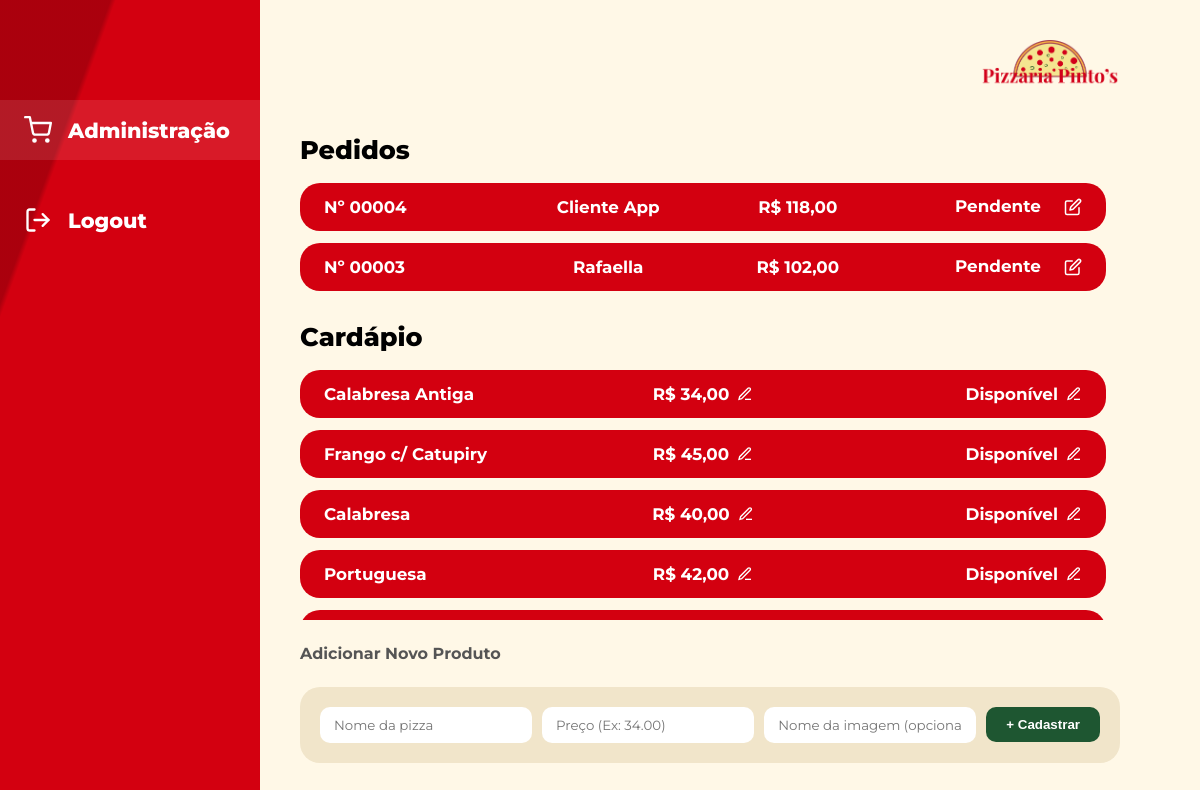
The page /admin on the database its author committed.
### models.py (models this page shows)
class Pedido(db.Model):
    __tablename__ = "pedidos"
    id = db.Column(db.Integer, primary_key=True)
    nome_cliente = db.Column(db.String(100), nullable=False)
    total = db.Column(db.Float, nullable=False)
    status = db.Column(db.String(50), default="pendente")
    data = db.Column(db.DateTime, default=datetime.utcnow)

class Produto(db.Model): #cardápio
    __tablename__ = "produtos"
    id = db.Column(db.Integer, primary_key=True)
    nome = db.Column(db.String(100), nullable=False)
    descricao = db.Column(db.String(255))
    preco = db.Column(db.Float, nullable=False)
    imagem = db.Column(db.String(255))

### app.py (the view)
@app.route('/admin')
def admin():
    produtos = Produto.query.all()
    pedidos = Pedido.query.filter(Pedido.status != "entregue").order_by(Pedido.data.desc()).all()
    return render_template('admin.html', produtos=produtos, pedidos=pedidos)

### templates/admin.html (shortened to what this page needs)
<!DOCTYPE html>
<html lang="pt-BR">
<head>
    <link rel="stylesheet" href="{{ url_for('static', filename='css/admin.css') }}">
</head>
<body>
    <nav class="sidebar">
        <a href="/admin" class="menu-item active">
            <svg viewBox="0 0 24 24" fill="none" stroke="currentColor" stroke-width="2" stroke-linecap="round" stroke-linejoin="round">
                <circle cx="9" cy="21" r="1"></circle><circle cx="20" cy="21" r="1"></circle><path d="M1 1h4l2.68 13.39a2 2 0 0 0 2 1.61h9.72a2 2 0 0 0 2-1.61L23 6H6"></path>
            </svg>
            Administração
        </a>
        <a href="/" class="menu-item">
            <svg viewBox="0 0 24 24" fill="none" stroke="currentColor" stroke-width="2" stroke-linecap="round" stroke-linejoin="round">
                <path d="M9 21H5a2 2 0 0 1-2-2V5a2 2 0 0 1 2-2h4"></path><polyline points="16 17 21 12 16 7"></polyline><line x1="21" y1="12" x2="9" y2="12"></line>
            </svg>
            Logout
        </a>
    </nav>
    <main class="main-content">
        <div class="top-bar">
            <img class="logo-pequena" src="{{ url_for('static', filename='img/logo.pizza.png') }}" alt="Logo Pizzaria">
        </div>
        <section class="secao">
            <h2>Pedidos</h2>
            <div class="lista-scroll">
                {% for pedido in pedidos %}
                <div class="admin-card">
                    <div class="card-col">Nº {{ "%05d"|format(pedido.id) }}</div>
                    <div class="card-col col-center">{{ pedido.nome_cliente }}</div>
                    <div class="card-col col-center">R$ {{ "%.2f"|format(pedido.total)|replace('.', ',') }}</div>
                    <div class="card-col col-right">
                        <form action="/admin/pedido/{{ pedido.id }}/status" method="POST" class="form-inline">
                            <select name="status" onchange="this.form.submit()">
                                <option value="pendente" {% if pedido.status == 'pendente' %}selected{% endif %}>Pendente</option>
                            </select>
                            <button type="submit" class="icon-edit">
                                <svg width="18" height="18" viewBox="0 0 24 24" fill="none" stroke="currentColor" stroke-width="2" stroke-linecap="round" stroke-linejoin="round"><path d="M11 4H4a2 2 0 0 0-2 2v14a2 2 0 0 0 2 2h14a2 2 0 0 0 2-2v-7"></path><path d="M18.5 2.5a2.121 2.121 0 0 1 3 3L12 15l-4 1 1-4 9.5-9.5z"></path></svg>
                            </button>
                        </form>
                    </div>
                </div>
                {% else %}
                <p style="color: #666; font-style: italic;">Nenhum pedido pendente.</p>
                {% endfor %}
            </div>
        </section>
        <section class="secao">
            <h2>Cardápio</h2>
            <div class="lista-scroll">
                {% for produto in produtos %}
                <div class="admin-card">
                    <div class="card-col">{{ produto.nome }}</div>
                    <div class="card-col col-center">
                        R$ {{ "%.2f"|format(produto.preco)|replace('.', ',') }}
                        <span class="icon-edit" style="margin-left: 8px;">
                            <svg width="16" height="16" viewBox="0 0 24 24" fill="none" stroke="currentColor" stroke-width="2"><path d="M12 20h9"></path><path d="M16.5 3.5a2.121 2.121 0 0 1 3 3L7 19l-4 1 1-4L16.5 3.5z"></path></svg>
                        </span>
                    </div>
                    <div class="card-col col-right">
                        Disponível
                        <span class="icon-edit">
                            <svg width="16" height="16" viewBox="0 0 24 24" fill="none" stroke="currentColor" stroke-width="2"><path d="M12 20h9"></path><path d="M16.5 3.5a2.121 2.121 0 0 1 3 3L7 19l-4 1 1-4L16.5 3.5z"></path></svg>
                        </span>
                    </div>
                </div>
                {% endfor %}
            </div>
            <h3 style="margin-top: 10px; font-size: 1rem; color: #555;">Adicionar Novo Produto</h3>
            <form action="/admin/produto" method="POST" class="form-adicionar">
                <input type="text" name="nome" placeholder="Nome da pizza" required>
                <input type="number" step="0.01" name="preco" placeholder="Preço (Ex: 34.00)" required>
                <input type="text" name="imagem" placeholder="Nome da imagem (opcional)">
                <button type="submit" class="btn-add">+ Cadastrar</button>
            </form>
        </section>
    </main>
</body>
</html>

### static/css/admin.css (style rules this page uses)
* { margin: 0; padding: 0; box-sizing: border-box; }
body { background-color: #FFF8E7; font-family: 'Montserrat', sans-serif; display: flex; min-height: 100vh; }
.sidebar { background-color: #D30010; width: 260px; display: flex; flex-direction: column; padding-top: 100px; gap: 30px; flex-shrink: 0; position: relative; overflow: hidden; }
.sidebar::before { content: ""; position: absolute; top: 0; left: 0; width: 100%; height: 100%; background: linear-gradient(110deg, #A0000C 0%, #A0000C 20%, transparent 21%); z-index: 1; opacity: 0.8; }
.menu-item { display: flex; align-items: center; gap: 16px; color: #fff; font-size: 1.3rem; font-weight: 800; padding: 16px 24px; text-decoration: none; z-index: 2; transition: background 0.2s; }
.menu-item svg { width: 28px; height: 28px; }
.menu-item:hover, .menu-item.active { background-color: rgba(255, 255, 255, 0.1); }
.main-content { flex: 1; padding: 40px; display: flex; flex-direction: column; gap: 30px; max-width: 900px; }
.top-bar { display: flex; justify-content: flex-end; margin-bottom: -10px; }
.logo-pequena { width: 140px; height: auto; }
.secao { display: flex; flex-direction: column; gap: 14px; }
.secao h2 { font-size: 1.6rem; font-weight: 800; color: #000; margin-bottom: 4px; }
.lista-scroll { max-height: 250px; overflow-y: auto; padding-right: 14px; display: flex; flex-direction: column; gap: 12px; scrollbar-width: thin; scrollbar-color: #D30010 transparent; }
.admin-card { background-color: #D30010; color: #fff; border-radius: 20px; padding: 14px 24px; display: flex; justify-content: space-between; align-items: center; font-weight: 700; font-size: 1.05rem; }
.card-col { flex: 1; display: flex; align-items: center; }
.col-center { justify-content: center; }
.col-right { justify-content: flex-end; gap: 8px; }
.form-inline { display: flex; align-items: center; gap: 6px; background: none; border: none; }
.form-inline select { background: transparent; color: #fff; border: none; font-family: 'Montserrat', sans-serif; font-weight: 700; font-size: 1.05rem; cursor: pointer; outline: none; -webkit-appearance: none; -moz-appearance: none; appearance: none; }
.form-inline select option { color: #000; }
.icon-edit { cursor: pointer; transition: transform 0.2s; background: none; border: none; color: #fff; display: flex; align-items: center; }
.form-adicionar { background-color: #F1E5CA; padding: 20px; border-radius: 20px; display: flex; flex-wrap: wrap; gap: 10px; align-items: center; margin-top: 10px; }
.form-adicionar input { flex: 1; min-width: 150px; padding: 10px 14px; border-radius: 10px; border: none; font-family: 'Montserrat', sans-serif; outline: none; background-color: #fff; }
.btn-add { background-color: #1E5631; color: #fff; border: none; border-radius: 10px; padding: 10px 20px; font-weight: bold; cursor: pointer; transition: 0.2s; }

### rows shown on the page
Pedido: id "00004", nome_cliente "Cliente App", total "118,00", status "Pendente"
Pedido: id "00003", nome_cliente "Rafaella", total "102,00", status "Pendente"
Produto: nome "Calabresa Antiga", preco "34,00"
Produto: nome "Frango c/ Catupiry", preco "45,00"
Produto: nome "Calabresa", preco "40,00"
Produto: nome "Portuguesa", preco "42,00"
